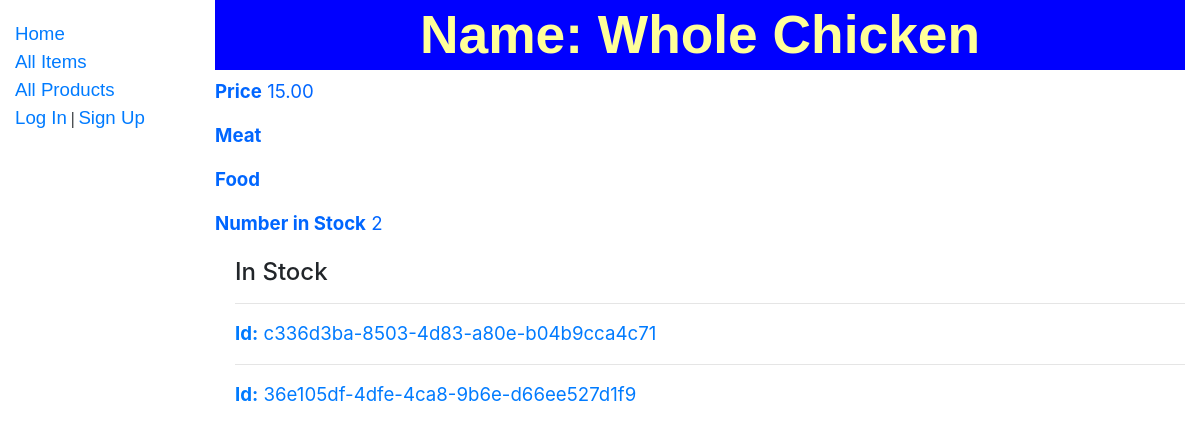
Page /custport/item/1 on the earlier database version.
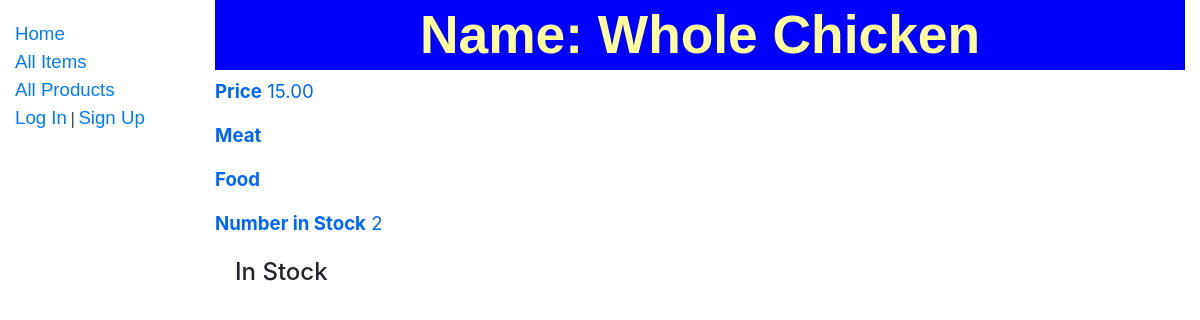
Same page on the later database version.
### custport/models.py (models this page shows, shortened)
class Product(models.Model):
    name = models.CharField(max_length=200, help_text='Enter a Product Type (e.g. Fruit)')
    def __str__(self):
        return self.name

class ItemInstance(models.Model):
    id = models.UUIDField(primary_key=True, default=uuid.uuid4, help_text='Unique ID for this Item')
    item = models.ForeignKey('Item', on_delete=models.SET_NULL, null=True)
    order = models.ForeignKey('Order', on_delete=models.SET_NULL, null=True, blank=True)
    cart = models.ForeignKey('Cart', on_delete=models.SET_NULL, null=True, blank=True)
    expirydate = models.DateField(null=True, blank=True)
    AVAILABILITY = (
    ('a','Available'),
    ('c', 'Cart'),
    ('o','Order'),
    )
    status = models.CharField(
        max_length=1,
        blank=True,
        help_text='Item availability',
    )
    def get_absolute_url(self):
        return reverse('iteminstance-detail', args=[str(self.id)])

### custport/views.py (the view)
# urls.py: path('item/<int:pk>', views.ItemDetailView.as_view(), name='item-detail'),
class ItemDetailView(generic.DetailView):
    model = Item

### custport/templates/custport/item_detail.html
{% extends "base_generic.html" %}
{% block content %}
  <h1>Name: {{ item.name }}</h1>
  <p><strong>Price</strong> {{ item.price }}</p>
  {% for product_type in item.product_type.all %}
      <p><strong>{{ product_type }}</strong></p>
  {% endfor %}
  <p><strong>Number in Stock</strong> {{ item.iteminstance_set.all.count }}</p>
  <div style="margin-left:20px;margin-top:20px">
    <h4>In Stock</h4>
    {% for stock in item.iteminstance_set.all %}
	{% if stock.status == 'a' %}
      <hr>
      <a href="{{ stock.get_absolute_url }}"><p class="text-muted"><strong>Id:</strong> {{ stock.id }}</a></p>
	{% endif %}
    {% endfor %}
  </div>
{% endblock %}

Differences in the rows shown:
no longer on this page (row edited): ItemInstance: id "c336d3ba-8503-4d83-a80e-b04b9cca4c71"
no longer on this page (row edited): ItemInstance: id "36e105df-4dfe-4ca8-9b6e-d66ee527d1f9"
